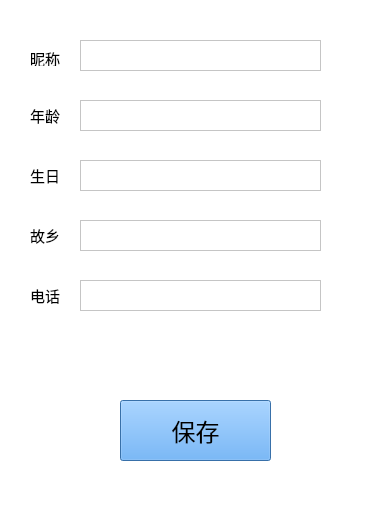
<?xml version="1.0" encoding="UTF-8"?>
<ui version="4.0">
 <class>changeprofile</class>
 <widget class="QWidget" name="changeprofile">
  <property name="geometry">
   <rect>
    <x>0</x>
    <y>0</y>
    <width>390</width>
    <height>526</height>
   </rect>
  </property>
  <property name="windowTitle">
   <string>Form</string>
  </property>
  <property name="styleSheet">
   <string notr="true">background-color: rgb(255, 255, 255);</string>
  </property>
  <widget class="QLabel" name="label">
   <property name="geometry">
    <rect>
     <x>30</x>
     <y>50</y>
     <width>54</width>
     <height>16</height>
    </rect>
   </property>
   <property name="font">
    <font>
     <pointsize>11</pointsize>
    </font>
   </property>
   <property name="text">
    <string>昵称</string>
   </property>
  </widget>
  <widget class="QTextEdit" name="textEdit">
   <property name="geometry">
    <rect>
     <x>80</x>
     <y>40</y>
     <width>241</width>
     <height>31</height>
    </rect>
   </property>
   <property name="styleSheet">
    <string notr="true"/>
   </property>
  </widget>
  <widget class="QLabel" name="label_2">
   <property name="geometry">
    <rect>
     <x>30</x>
     <y>100</y>
     <width>51</width>
     <height>31</height>
    </rect>
   </property>
   <property name="font">
    <font>
     <pointsize>11</pointsize>
    </font>
   </property>
   <property name="text">
    <string>年龄</string>
   </property>
  </widget>
  <widget class="QLabel" name="label_3">
   <property name="geometry">
    <rect>
     <x>30</x>
     <y>160</y>
     <width>41</width>
     <height>31</height>
    </rect>
   </property>
   <property name="font">
    <font>
     <pointsize>11</pointsize>
    </font>
   </property>
   <property name="text">
    <string>生日</string>
   </property>
  </widget>
  <widget class="QLabel" name="label_4">
   <property name="geometry">
    <rect>
     <x>30</x>
     <y>220</y>
     <width>41</width>
     <height>31</height>
    </rect>
   </property>
   <property name="font">
    <font>
     <pointsize>11</pointsize>
    </font>
   </property>
   <property name="text">
    <string>故乡</string>
   </property>
  </widget>
  <widget class="QLabel" name="label_5">
   <property name="geometry">
    <rect>
     <x>30</x>
     <y>280</y>
     <width>41</width>
     <height>31</height>
    </rect>
   </property>
   <property name="font">
    <font>
     <pointsize>11</pointsize>
    </font>
   </property>
   <property name="text">
    <string>电话</string>
   </property>
  </widget>
  <widget class="QTextEdit" name="textEdit_2">
   <property name="geometry">
    <rect>
     <x>80</x>
     <y>220</y>
     <width>241</width>
     <height>31</height>
    </rect>
   </property>
  </widget>
  <widget class="QTextEdit" name="textEdit_3">
   <property name="geometry">
    <rect>
     <x>80</x>
     <y>280</y>
     <width>241</width>
     <height>31</height>
    </rect>
   </property>
  </widget>
  <widget class="QTextEdit" name="textEdit_4">
   <property name="geometry">
    <rect>
     <x>80</x>
     <y>160</y>
     <width>241</width>
     <height>31</height>
    </rect>
   </property>
  </widget>
  <widget class="QPushButton" name="pushButton">
   <property name="geometry">
    <rect>
     <x>120</x>
     <y>400</y>
     <width>151</width>
     <height>61</height>
    </rect>
   </property>
   <property name="font">
    <font>
     <pointsize>18</pointsize>
    </font>
   </property>
   <property name="cursor">
    <cursorShape>PointingHandCursor</cursorShape>
   </property>
   <property name="styleSheet">
    <string notr="true">background-color: rgb(79, 157, 236);</string>
   </property>
   <property name="text">
    <string>保存</string>
   </property>
  </widget>
  <widget class="QTextEdit" name="textEdit_5">
   <property name="geometry">
    <rect>
     <x>80</x>
     <y>100</y>
     <width>241</width>
     <height>31</height>
    </rect>
   </property>
   <property name="styleSheet">
    <string notr="true"/>
   </property>
  </widget>
 </widget>
 <resources/>
 <connections/>
</ui>
